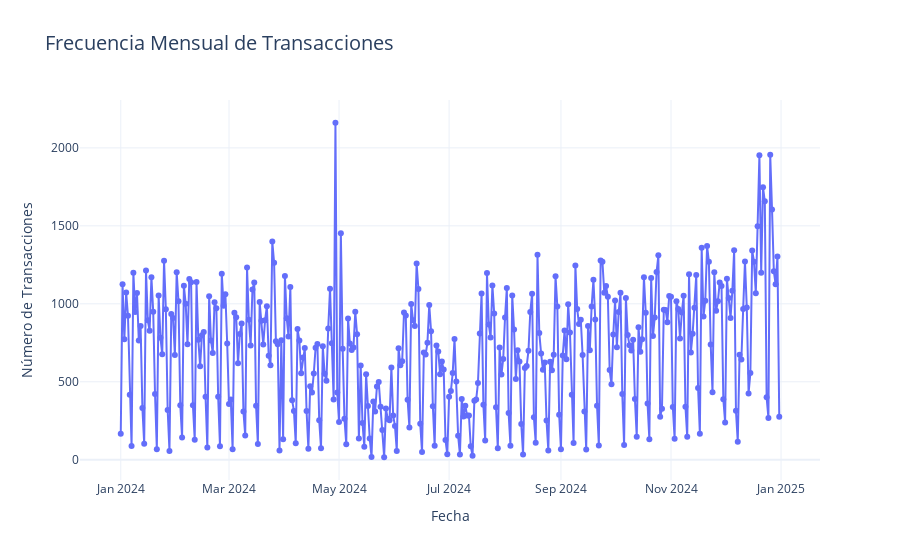

The cell this chart's notebook holds for it:
### Code cell
import plotly.express as px
import pandas as pd

transacciones = (
    df
    .set_index('purchase_date')
    .resample('D')['order_id']
    .count()
    .reset_index()
    .rename(columns={'order_id': 'transacciones'})
)

fig = px.line(
    transacciones,
    x='purchase_date',
    y='transacciones',
    title=' Frecuencia Mensual de Transacciones',
    labels={'purchase_date': 'Fecha', 'transacciones': 'Número de Transacciones'},
    markers=True
)

fig.update_layout(
    title_font_size=20,
    xaxis_title_font_size=14,
    yaxis_title_font_size=14,
    template='plotly_white'
)

fig.show()

### Figure 1 — Plotly figure (JSON) as saved in the notebook; plotly's stock layout.template omitted (floating-point values rounded to 4 significant figures; data arrays with more than 128 entries replaced by an {"elided": "..."} marker saying what was removed)
{"data": [{"hovertemplate": "Fecha=%{x}<br>Número de Transacciones=%{y}<extra></extra>", "legendgroup": "", "line": {"color": "#636efa", "dash": "solid"}, "marker": {"symbol": "circle"}, "mode": "lines+markers", "name": "", "orientation": "v", "showlegend": false, "type": "scatter", "x": {"elided": "366 str values"}, "xaxis": "x", "y": {"elided": "366 int values"}, "yaxis": "y"}], "layout": {"legend": {"tracegroupgap": 0}, "title": {"font": {"size": 20}, "text": " Frecuencia Mensual de Transacciones"}, "xaxis": {"anchor": "y", "domain": [0, 1], "title": {"font": {"size": 14}, "text": "Fecha"}}, "yaxis": {"anchor": "x", "domain": [0, 1], "title": {"font": {"size": 14}, "text": "Número de Transacciones"}}}}
